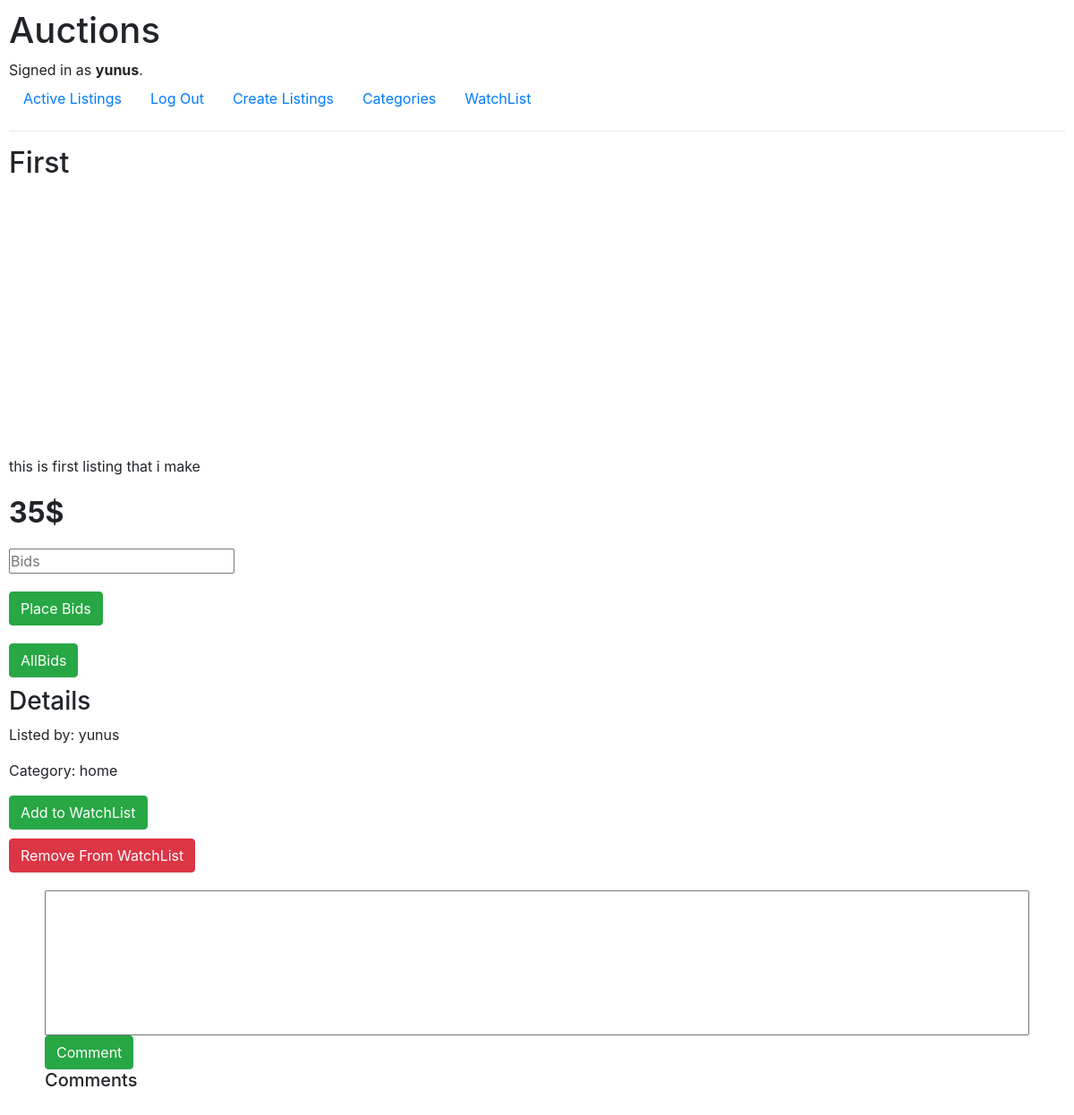
Before: /2/detail/ (signed in) with the older database file.
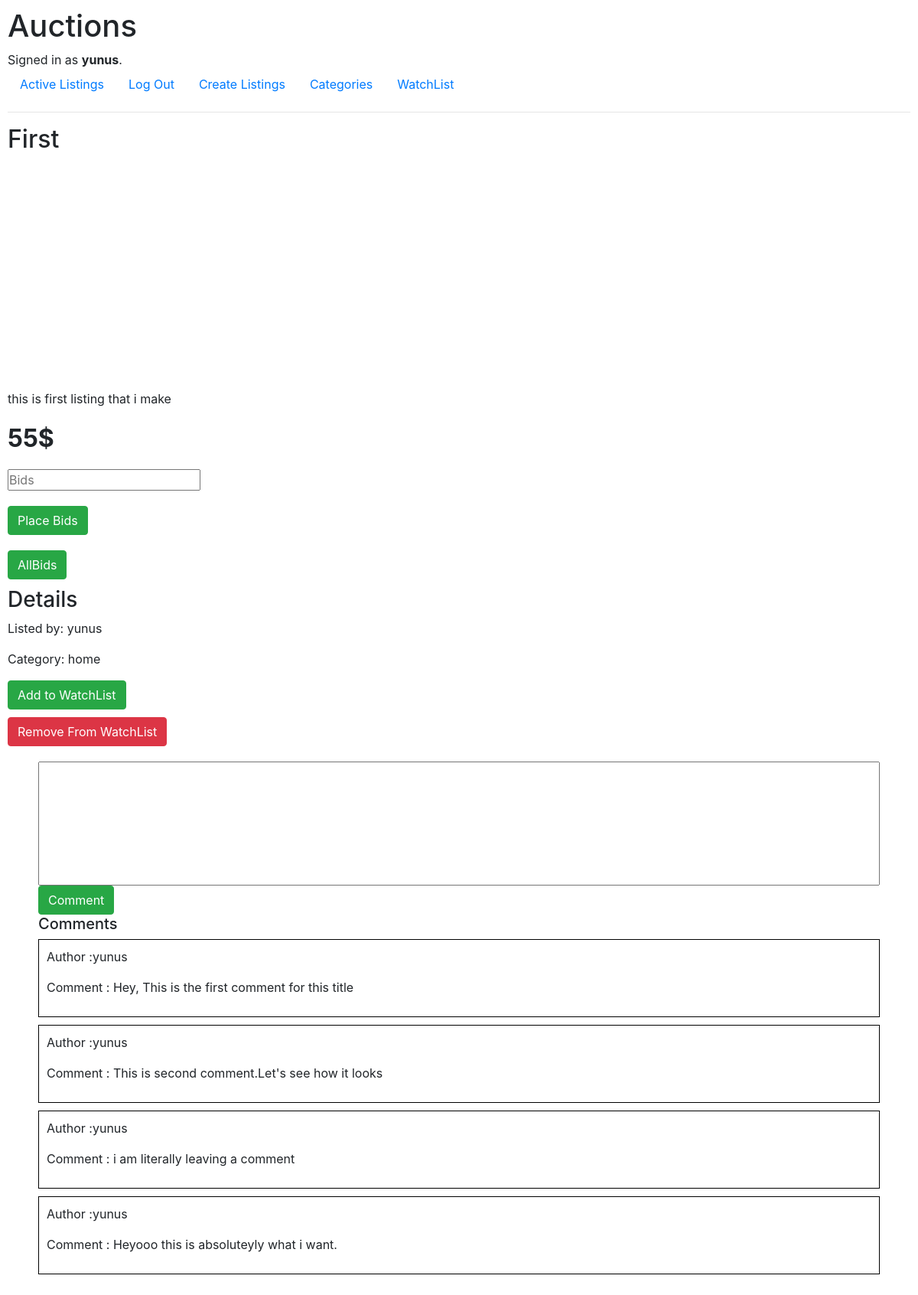
After: the same page with the newer database file.
### auctions/models.py (models this page shows, shortened)
class User(AbstractUser):
    pass

class Listing(models.Model):
    createdby = models.ForeignKey(get_user_model(),on_delete=models.CASCADE)
    title = models.CharField(max_length=50)
    image = models.ImageField(null=True, blank=True, upload_to="images/")
    description = models.CharField(max_length=255,default="description")
    price = models.CharField(max_length=100)
    link = models.CharField(max_length=100,blank=True)
    category = models.CharField(max_length=50,default="Home")
    date = models.DateTimeField(auto_now_add=True)
    isopen = models.BooleanField(default=True)

class Comment(models.Model):
    title =models.ForeignKey(Listing,on_delete=models.CASCADE,related_name="comments")
    comment = models.CharField(max_length=200)
    author = models.ForeignKey(get_user_model(),on_delete=models.CASCADE)

### auctions/views.py (the view, shortened to what this page needs)
# urls.py: path('<int:pk>/detail/',views.detail_view,name="detail"),
@login_required(login_url='login')
def detail_view(request,pk):
    product_detail = Listing.objects.get(id=pk)
    title = product_detail.title
    user = get_user(request)
    comments = Comment.objects.filter(title=pk)
    winner = ""
    max_bid = 0
    return render(request,'auctions/detail.html',{
        'object':product_detail,
        'comments':comments,
        'isopen':product_detail.isopen,
        'max_bid':max_bid,
        'winner':winner,
    })

### auctions/templates/auctions/detail.html (shortened to what this page needs)
{% extends 'auctions/layout.html' %}
{% block body %}
    <div class="content">
        <h2> {{object.title}} </h2>
        <div class="bigImage" style="width: 50%; min-height:300px;">
        </div>
        <p>{{ object.description }}</p>
        {% if isopen %}
            <p style="font-size:32px;"> <strong> {{object.price}}$ </strong> </p>
        {% else %}
            <div>
                <p style="font-size:32px; background-color:green; display:inline-block; padding: 5px 10px; color:white;"> <strong> max-price: {{max_bid}}$ </strong> </p>
            </div>
        {% endif %}
        {% if isopen %}
        <form action="" method="POST">
            <input type="text" placeholder="Bids" style="display: block;" name="bid">
            <input type="submit" value="Place Bids" name="newbid" class="btn btn-success" style="display: block; margin-top:20px; margin-bottom:20px">
        </form>
        {% else %}
            <p style="background-color:green; display:inline-block; padding: 5px 10px; color:white;">
            Winner: {{winner}}
            </p>
        {% endif %}
        <form action="" method="POST">
            <input type="submit" value="AllBids" name="allbids" class="btn btn-success" style="margin-bottom: 10px;">
        </form>
        <h3>Details</h3>
        <p>Listed by: {{object.createdby}} </p>
        <p>Category: {{object.category}} </p>
        {% if isopen %}
            <form action="" method="POST">
                <input type="submit" value="Add to WatchList" class="btn btn-success" name="watchlist">
            </form>
        {% endif %}
        <form action="" method="POST" style="margin-top:10px">
            <input type="submit" value="Remove From WatchList" class="btn btn-danger" name="remove">
        </form>
        <div class="comments" style="padding: 20px 40px;">
            <div class="leave-a-comment">
                {% if isopen %}
                    <form action="" method="POST">
                        <textarea name="comment" rows="5" placeholder="Leave a comment" style="display: block; width: 100%;
                        padding: 20px 40px; resize:none;">
                        </textarea>
                        <input type="submit" value="Comment" name="leave_a_comment" class="btn btn-success">
                    </form>
                {% endif %}
            </div>
            <h5>Comments</h5>
            {% for comment in comments %}
            <div class="comment" style="border: 1px solid black;
             padding:10px 10px; margin-bottom: 10px;">
                <div class="comment-author">
                    <p>Author :{{comment.author}} </p>
                </div>
                <div class="comment-content">
                    <p>Comment : {{comment.comment}} </p>
                </div>
            </div>
            {% endfor %}
        </div>
    </div>
{% endblock body %}

### auctions/templates/auctions/layout.html (shortened to what this page needs)
{% load static %}
<!DOCTYPE html>
<html lang="en">
    <head>
        <link rel="stylesheet" href="https://stackpath.bootstrapcdn.com/bootstrap/4.4.1/css/bootstrap.min.css">
        <link href="{% static 'auctions/styles.css' %}" rel="stylesheet">
        <link href="{% static 'auctions/listing.css' %}" rel="stylesheet">
    </head>
    <body>
        <h1>Auctions</h1>
        <div>
            {% if user.is_authenticated %}
                Signed in as <strong>{{ user.username }}</strong>.
            {% else %}
                Not signed in.
            {% endif %}
        </div>
        <ul class="nav">
            <li class="nav-item">
                <a class="nav-link" href="{% url 'index' %}">Active Listings</a>
            </li>
            {% if user.is_authenticated %}
                <li class="nav-item">
                    <a class="nav-link" href="{% url 'logout' %}">Log Out</a>
                </li>
                <li class="nav-item">
                    <a class="nav-link" href="{% url 'create' %}">Create Listings</a>
                </li>
                <li class="nav-item">
                    <a class="nav-link" href="{% url 'categories' %}">Categories</a>
                </li>
                <li class="nav-item">
                    <a class="nav-link" href="{% url 'watchlist'%}">WatchList</a>
                </li>
            {% endif %}
        </ul>
        <hr>
        {% block body %}
        {% endblock %}
    </body>
</html>

### auctions/static/auctions/styles.css (style rules this page uses)
body { padding: 10px; }

### auctions/static/auctions/listing.css (style rules this page uses)
* { padding: 0; margin: 0; box-sizing: border-box; }

Changed rows visible on the page:
changed Listing "First": price "35" → "55"
added Comment: author "yunus", comment "Hey, This is the first comment for this title"
added Comment: author "yunus", comment "This is second comment.Let's see how it looks"
added Comment: author "yunus", comment "i am literally leaving a comment"
added Comment: author "yunus", comment "Heyooo this is absoluteyly what i want."
